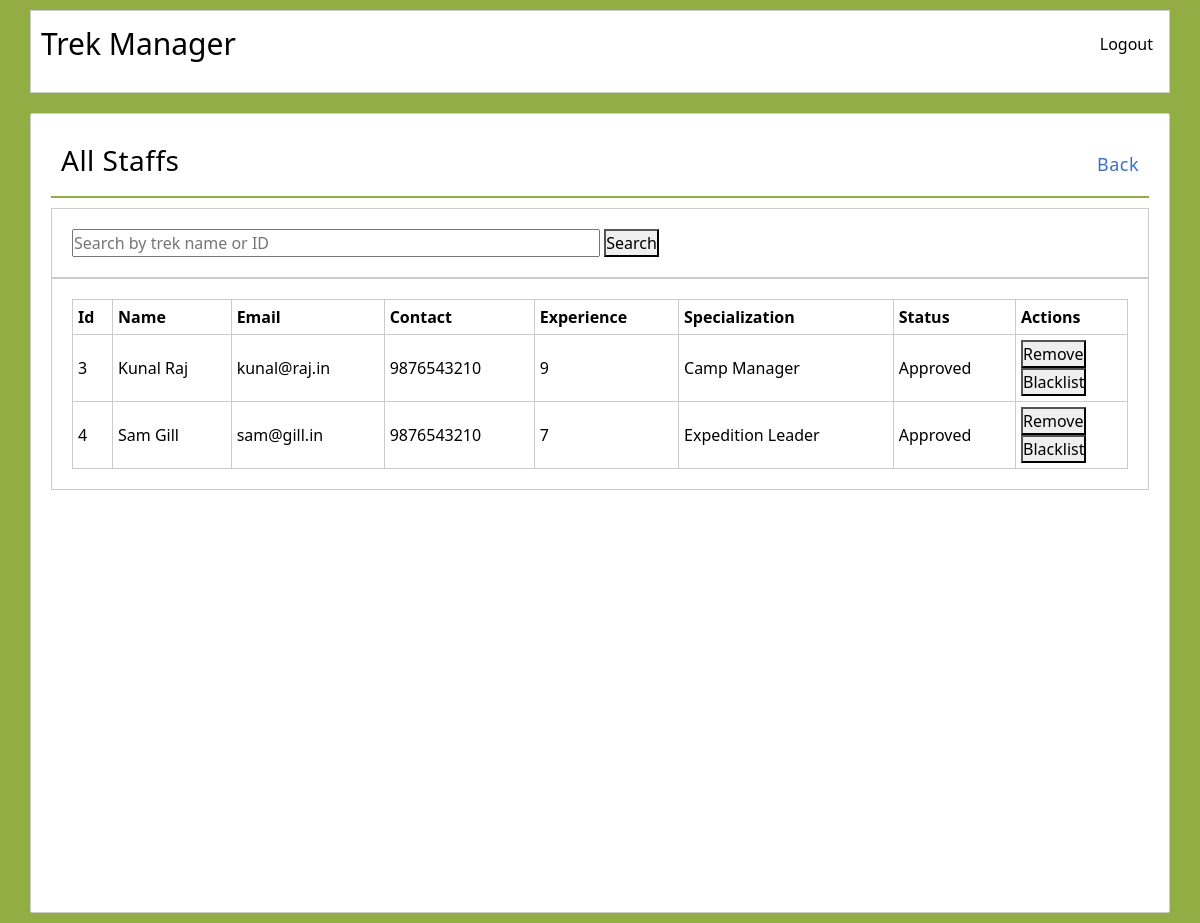
The page /admin/view_staffs (signed in) on the database as committed earlier.
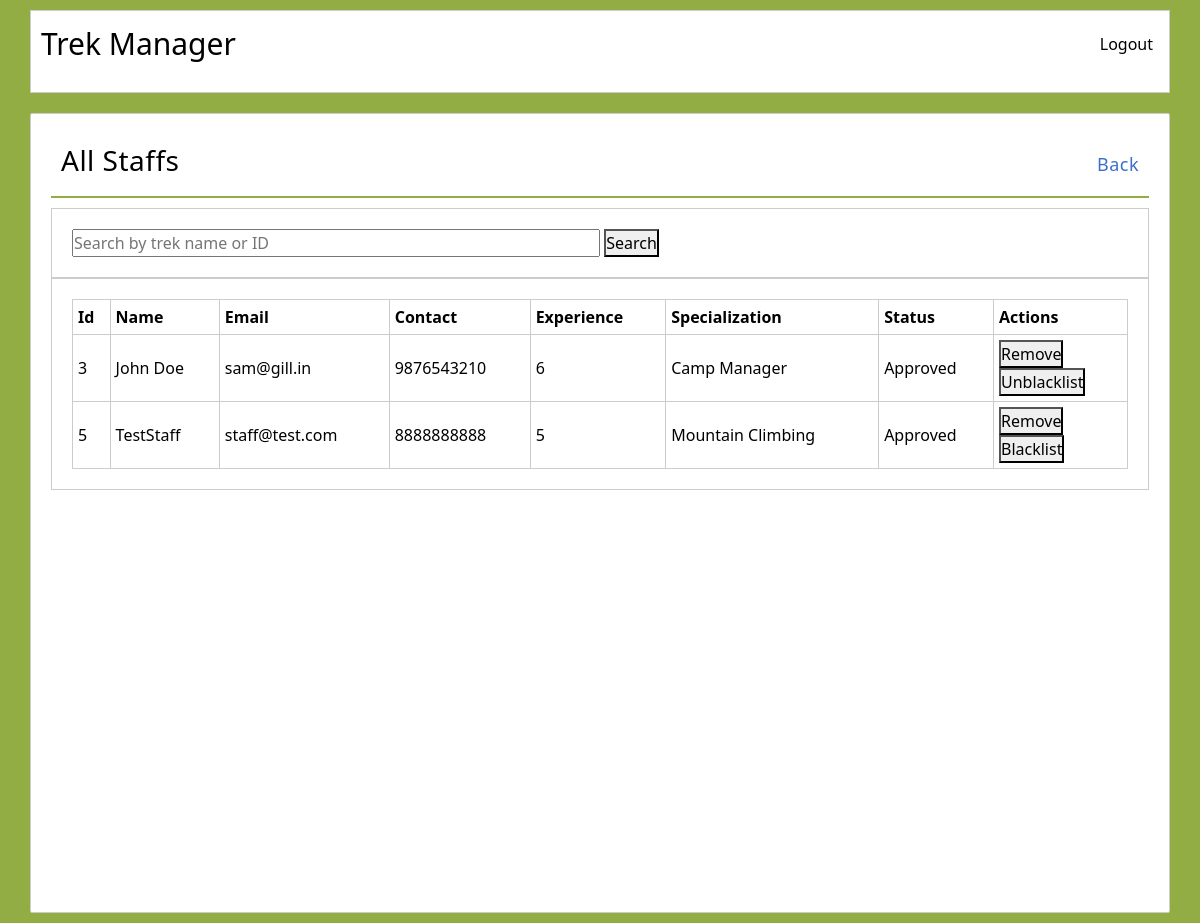
The same page on the database as committed later.
### models.py (models this page shows)
class User(db.Model):
    __tablename__ = "users"
    id = db.Column(db.Integer, primary_key=True)
    name = db.Column(db.String(100), nullable=False)
    email = db.Column(db.String(120), unique=True, nullable=False)
    password = db.Column(db.String(200), nullable=False)
    contact = db.Column(db.String(20), nullable=True)
    role = db.Column(db.String(20), nullable=False, default="Trekker")
    is_blacklisted = db.Column(db.Boolean, default=False, nullable=False)
    treks_managed = db.relationship("Trek", backref="manager", lazy=True)
    bookings = db.relationship("Booking", backref="trekker", lazy=True, cascade="all, delete-orphan")
    staff_profile = db.relationship("StaffProfile", backref="user", uselist=False, cascade="all, delete-orphan")

class StaffProfile(db.Model):
    __tablename__ = "staff_profiles"
    id = db.Column(db.Integer, primary_key=True)
    staff_status = db.Column(db.String(20), nullable=True)   # use it for trek staff to track if ther account is Pending, approved or rejected
    experience = db.Column(db.Integer, nullable=True)
    specialization = db.Column(db.String(100), nullable=True)
    user_id = db.Column(db.Integer, db.ForeignKey("users.id"), unique=True, nullable=False)

### admin.py (the view)
@admin.route("/view_staffs", methods=['GET'])
def view_staffs():
    search = request.args.get('search', "")
    query = User.query.filter_by(role="Staff")
    if search:
        if search.isdigit():
            query = query.filter(User.id == int(search))
        else:
            query = query.filter(User.name.ilike(f"%{search}%"))
    all_staffs = query.all()
    return render_template("admin/view_staffs.html", all_staffs=all_staffs, search=search)

### admin.py (called while the page is built)
@admin.before_request
def check_admin():
    if not session.get('user_id'):
        flash("Please log in to continue.", "error")
        return redirect(url_for('auth.login'))
    if session.get('role') != "Admin":
        flash("Unauthorised access.", "warning")
        return redirect(url_for('auth.login'))

### templates/admin/view_staffs.html (shortened to what this page needs)
{% extends "base.html" %}
{% block content %}
    <div class="dash-container">
        <div class="admin-dash-head">
            <h3>All Staffs</h3>
            <a href="{{ url_for('admin.dashboard') }}">Back</a>
        </div>
        <div class="search-box">
            <form action="{{ url_for('admin.view_staffs') }}" method="GET">
                <input type="text" name="search" value="{{ search }}" placeholder="Search by trek name or ID">
                <button type="submit">Search</button>
            </form>
        </div>
        <div class="list-box">
            <div class="trek-list">
                <table>
                    <thead>
                        <tr>
                            <th>Id</th>
                            <th>Name</th>
                            <th>Email</th>
                            <th>Contact</th>
                            <th>Experience</th>
                            <th>Specialization</th>
                            <th>Status</th>
                            <th>Actions</th>
                        </tr>
                    </thead>
                    <tbody>
                        {% for staff in all_staffs %}
                            <tr>
                                <td>{{ staff.id }}</td>
                                <td>{{ staff.name }}</td>
                                <td>{{ staff.email }}</td>
                                <td>{{ staff.contact }}</td>
                                <td>{{ staff.staff_profile.experience if staff.staff_profile else '-' }}</td>
                                <td>{{ staff.staff_profile.specialization if staff.staff_profile else '-' }}</td>
                                <td>{{ staff.staff_profile.staff_status if staff.staff_profile else 'No Profile' }}</td>
                                <td>
                                    {% if staff.staff_profile and staff.staff_profile.staff_status=="Approved" %}
                                        <form action="{{ url_for('admin.remove_staff', staff_id=staff.id) }}" method="POST">
                                            <button type="submit">Remove</button>
                                        </form>
                                        {% if not staff.is_blacklisted %}
                                            <form action="{{ url_for('admin.blacklist_user', user_id=staff.id) }}" method="POST">
                                                <button type="submit">Blacklist</button>
                                            </form>
                                        {% else %}
                                        <form action="{{ url_for('admin.unblacklist_user', user_id=staff.id) }}" method="POST">
                                            <button type="submit">Unblacklist</button>
                                        </form>
                                        {% endif %}
                                    {% endif %}
                                </td>
                            </tr>
                        {% endfor %}
                    </tbody>
                </table>
            </div>
        </div>
    </div>
{% endblock %}

Rows that differ between the two databases and show on the page:
no longer on this page (row edited): User: id "4", name "Sam Gill", email "sam@gill.in", contact "9876543210", staff_profile "7", staff_profile "Expedition Leader", staff_profile "Approved"
changed User "Camp Manager": name "Kunal Raj" → "John Doe"; email "kunal@raj.in" → "sam@gill.in"; staff_profile "9" → "6"; is_blacklisted "Blacklist" → "Unblacklist"
added User: id "5", name "TestStaff", email "staff@test.com", contact "8888888888", staff_profile "5", staff_profile "Mountain Climbing", staff_profile "Approved"
